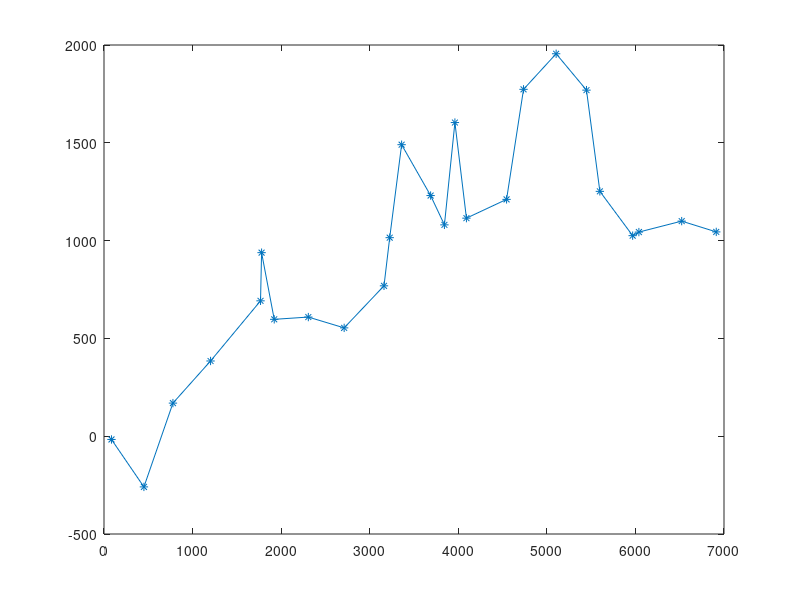

Write the MATLAB code that produced this figure.
%% Generate pipe segments for the ships and UUVs to follow
clc;clear;close all;
% Range where pipeline begins
x_range = [-100,100];
y_range = [-25,100];

% Initial point of pipeline
x_init = x_range(1) + (x_range(2) - x_range(1)).*rand(1,1);
y_init = y_range(1) + (y_range(2) - y_range(1)).*rand(1,1);
p_init = [x_init,y_init];

% number of points (number of line segments = p_N - 1)
p_N = 25;

% max length of pipe (along axes, triangle may be larger)
L_max = 500;
L_min = 25;
L_hyp = sqrt(L_max^2 + L_min^2);

% List of begin-end points for pipes
p_list = zeros(p_N,2);
p_list(1,:) = p_init;

% List of angles
angle_list = zeros(p_N-1,1);
%angle_list(1,:) = 0; % degrees

% Angle limits 
theta_min = deg2rad(-180);
theta_max = deg2rad(180);
%theta_dot_max = deg2rad(90);

any_bad = 0; % check if bad angles are generated (not allowed in simulation)

opt_intersect = 0; % check if segments intersect

%figure; hold on;

for i_p = 2 : p_N
    %clc;
    L_x = L_min + (L_max - L_min) * rand(1,1);
    L_y = L_min + (L_max - L_min) * rand(1,1);
    
    bad_angle = 1;
    while bad_angle
        %'trying new points'
        theta = theta_min + (theta_max - theta_min) * rand(1,1);
        rot_theta = [cos(theta) -sin(theta); sin(theta) cos(theta)];
        
        p_next = p_list(i_p - 1,:) + [L_x,L_y] * rot_theta;
        diff_next = p_next - p_list(i_p-1,:);
        angle_next = rad2deg(atan2(diff_next(2),diff_next(1)))
        angle_list(i_p-1) - angle_next
        if abs(angle_next - angle_list(i_p-1)) < 90
            bad_angle = 0;
            disp('Good angle');
        else
            disp('No, I do not like that one')
        end       
%         if opt_intersect
%             for i_theta = 1 : i_p - 1
%                 %if norm(p_next - p_list(i_theta,:),2) <= L_hyp
%                     % check intersection of nearby line segments
%                     %ls1 = polyshape(p_next, p_list(i_theta,:) + p_next);
%                     %ls1
% 
%                     for i_int = 2 : i_p - 1
%                         %ls2 = polyshape(p_list(i_int - 1,: ), p_list(i_int - 1, :) + p_list(i_int,:) );
% 
%                         %ls_int = intersect(ls1,ls2);
%                         ls_int = polyxpoly( p_next, p_list(i_theta,:) , p_list(i_int - 1,: ), p_list(i_int,:) );
% 
%                         %plot(p_next, p_list(i_theta,:) , p_list(i_int - 1,: ), p_list(i_int,:));
% 
%                         if ~isempty(ls_int)
%                             any_bad = 1;
%                             break;
%                         else
%                             bad_angle = 0;
%                         end
%                     end
% 
%                     if any_bad
%                         bad_angle = 1;
%                         any_bad = 0;
%                         break;
%                     end
%                 %end
%                 %if norm(p_next - p_list(i_theta,:),2) < L_hyp
%                 %    bad_angle = bad_angle && 0;
%                 %    break;
%                 %end
%             end
%         else
%             bad_angle = 0
%         end
    end
    angle_list(i_p-1) = angle_next;
    p_list(i_p,:) = p_next;
    disp('Adding next segment...')
    plot(p_list(1:i_p,1), p_list(1:i_p,2),'*-');
    %pause;
end

plot(p_list(:,1), p_list(:,2),'*-');
% mm = max(max(abs(p_list))); 
% axis([-mm mm -mm mm]) % Fix axis dimensions so plot figure is square
